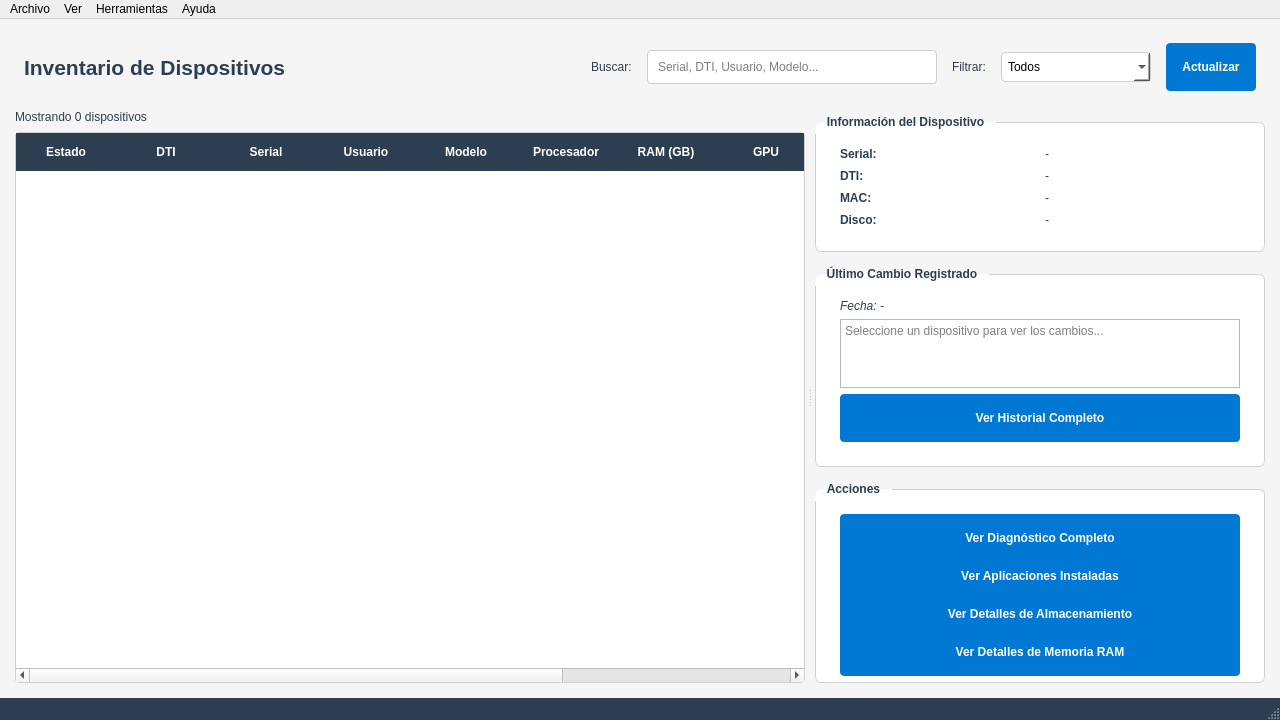
<?xml version="1.0" encoding="UTF-8"?>
<ui version="4.0">
 <class>MainWindow</class>
 <widget class="QMainWindow" name="MainWindow">
  <property name="geometry">
   <rect>
    <x>0</x>
    <y>0</y>
    <width>1280</width>
    <height>720</height>
   </rect>
  </property>
  <property name="minimumSize">
   <size>
    <width>1280</width>
    <height>720</height>
   </size>
  </property>
  <property name="windowTitle">
   <string>Sistema de Inventario - Área de Informática</string>
  </property>
  <property name="styleSheet">
   <string notr="true">QMainWindow {
    background-color: #f5f5f5;
}

QTableWidget {
    background-color: white;
    border: 1px solid #d0d0d0;
    border-radius: 4px;
    gridline-color: #e0e0e0;
    selection-background-color: #0078d4;
    selection-color: white;
}

QTableWidget::item {
    padding: 8px;
}

QTableWidget::item:hover {
    background-color: #f0f0f0;
}

QHeaderView::section {
    background-color: #2c3e50;
    color: white;
    padding: 10px;
    border: none;
    font-weight: bold;
}

QGroupBox {
    background-color: white;
    border: 1px solid #d0d0d0;
    border-radius: 6px;
    margin-top: 12px;
    padding: 15px;
    font-weight: bold;
}

QGroupBox::title {
    subcontrol-origin: margin;
    subcontrol-position: top left;
    padding: 5px 10px;
    color: #2c3e50;
}

QPushButton {
    background-color: #0078d4;
    color: white;
    border: none;
    border-radius: 4px;
    padding: 8px 16px;
    font-weight: bold;
    min-height: 32px;
}

QPushButton:hover {
    background-color: #005a9e;
}

QPushButton:pressed {
    background-color: #004578;
}

QPushButton:disabled {
    background-color: #cccccc;
    color: #666666;
}

QLineEdit {
    padding: 8px;
    border: 1px solid #d0d0d0;
    border-radius: 4px;
    background-color: white;
}

QLineEdit:focus {
    border: 2px solid #0078d4;
}

QLabel {
    color: #2c3e50;
}

QComboBox {
    padding: 6px;
    border: 1px solid #d0d0d0;
    border-radius: 4px;
    background-color: white;
}

QStatusBar {
    background-color: #2c3e50;
    color: white;
}</string>
  </property>
  <widget class="QWidget" name="centralwidget">
   <layout class="QVBoxLayout" name="verticalLayout">
    <property name="spacing">
     <number>10</number>
    </property>
    <property name="leftMargin">
     <number>15</number>
    </property>
    <property name="topMargin">
     <number>15</number>
    </property>
    <property name="rightMargin">
     <number>15</number>
    </property>
    <property name="bottomMargin">
     <number>15</number>
    </property>
    <item>
     <widget class="QFrame" name="frameHeader">
      <property name="frameShape">
       <enum>QFrame::NoFrame</enum>
      </property>
      <layout class="QHBoxLayout" name="horizontalLayout_header">
       <property name="spacing">
        <number>15</number>
       </property>
       <item>
        <widget class="QLabel" name="labelTitle">
         <property name="font">
          <font>
           <pointsize>16</pointsize>
           <weight>75</weight>
           <bold>true</bold>
          </font>
         </property>
         <property name="text">
          <string>Inventario de Dispositivos</string>
         </property>
        </widget>
       </item>
       <item>
        <spacer name="horizontalSpacer">
         <property name="orientation">
          <enum>Qt::Horizontal</enum>
         </property>
         <property name="sizeHint" stdset="0">
          <size>
           <width>40</width>
           <height>20</height>
          </size>
         </property>
        </spacer>
       </item>
       <item>
        <widget class="QLabel" name="labelBuscar">
         <property name="text">
          <string>Buscar:</string>
         </property>
        </widget>
       </item>
       <item>
        <widget class="QLineEdit" name="lineEditBuscar">
         <property name="minimumSize">
          <size>
           <width>250</width>
           <height>0</height>
          </size>
         </property>
         <property name="placeholderText">
          <string>Serial, DTI, Usuario, Modelo...</string>
         </property>
        </widget>
       </item>
       <item>
        <widget class="QLabel" name="labelFiltro">
         <property name="text">
          <string>Filtrar:</string>
         </property>
        </widget>
       </item>
       <item>
        <widget class="QComboBox" name="comboBoxFiltro">
         <property name="minimumSize">
          <size>
           <width>150</width>
           <height>0</height>
          </size>
         </property>
         <item>
          <property name="text">
           <string>Todos</string>
          </property>
         </item>
         <item>
          <property name="text">
           <string>Activos</string>
          </property>
         </item>
         <item>
          <property name="text">
           <string>Inactivos</string>
          </property>
         </item>
         <item>
          <property name="text">
           <string>Encendidos</string>
          </property>
         </item>
         <item>
          <property name="text">
           <string>Apagados</string>
          </property>
         </item>
         <item>
          <property name="text">
           <string>Sin Licencia</string>
          </property>
         </item>
        </widget>
       </item>
       <item>
        <widget class="QPushButton" name="btnActualizar">
         <property name="text">
          <string>Actualizar</string>
         </property>
        </widget>
       </item>
      </layout>
     </widget>
    </item>
    <item>
     <widget class="QSplitter" name="splitterPrincipal">
      <property name="orientation">
       <enum>Qt::Horizontal</enum>
      </property>
      <property name="handleWidth">
       <number>10</number>
      </property>
      <widget class="QWidget" name="widgetTabla" native="true">
       <layout class="QVBoxLayout" name="verticalLayout_tabla">
        <property name="spacing">
         <number>8</number>
        </property>
        <property name="leftMargin">
         <number>0</number>
        </property>
        <property name="topMargin">
         <number>0</number>
        </property>
        <property name="rightMargin">
         <number>0</number>
        </property>
        <property name="bottomMargin">
         <number>0</number>
        </property>
        <item>
         <widget class="QLabel" name="labelContador">
          <property name="font">
           <font>
            <pointsize>9</pointsize>
           </font>
          </property>
          <property name="text">
           <string>Mostrando 0 dispositivos</string>
          </property>
         </widget>
        </item>
        <item>
         <widget class="QTableWidget" name="tableDispositivos">
          <property name="editTriggers">
           <set>QAbstractItemView::NoEditTriggers</set>
          </property>
          <property name="selectionMode">
           <enum>QAbstractItemView::SingleSelection</enum>
          </property>
          <property name="selectionBehavior">
           <enum>QAbstractItemView::SelectRows</enum>
          </property>
          <property name="sortingEnabled">
           <bool>true</bool>
          </property>
          <property name="alternatingRowColors">
           <bool>true</bool>
          </property>
          <property name="columnCount">
           <number>10</number>
          </property>
          <attribute name="horizontalHeaderStretchLastSection">
           <bool>true</bool>
          </attribute>
          <column>
           <property name="text">
            <string>Estado</string>
           </property>
          </column>
          <column>
           <property name="text">
            <string>DTI</string>
           </property>
          </column>
          <column>
           <property name="text">
            <string>Serial</string>
           </property>
          </column>
          <column>
           <property name="text">
            <string>Usuario</string>
           </property>
          </column>
          <column>
           <property name="text">
            <string>Modelo</string>
           </property>
          </column>
          <column>
           <property name="text">
            <string>Procesador</string>
           </property>
          </column>
          <column>
           <property name="text">
            <string>RAM (GB)</string>
           </property>
          </column>
          <column>
           <property name="text">
            <string>GPU</string>
           </property>
          </column>
          <column>
           <property name="text">
            <string>Licencia</string>
           </property>
          </column>
          <column>
           <property name="text">
            <string>IP</string>
           </property>
          </column>
         </widget>
        </item>
       </layout>
      </widget>
      <widget class="QWidget" name="widgetDetalles" native="true">
       <property name="minimumSize">
        <size>
         <width>380</width>
         <height>0</height>
        </size>
       </property>
       <property name="maximumSize">
        <size>
         <width>450</width>
         <height>16777215</height>
        </size>
       </property>
       <layout class="QVBoxLayout" name="verticalLayout_detalles">
        <property name="spacing">
         <number>10</number>
        </property>
        <property name="leftMargin">
         <number>0</number>
        </property>
        <property name="topMargin">
         <number>0</number>
        </property>
        <property name="rightMargin">
         <number>0</number>
        </property>
        <property name="bottomMargin">
         <number>0</number>
        </property>
        <item>
         <widget class="QGroupBox" name="groupBoxInfo">
          <property name="title">
           <string>Información del Dispositivo</string>
          </property>
          <layout class="QVBoxLayout" name="verticalLayout_info">
           <item>
            <layout class="QGridLayout" name="gridLayoutInfo">
             <property name="horizontalSpacing">
              <number>10</number>
             </property>
             <property name="verticalSpacing">
              <number>8</number>
             </property>
             <item row="0" column="0">
              <widget class="QLabel" name="labelInfoSerial">
               <property name="font">
                <font>
                 <weight>75</weight>
                 <bold>true</bold>
                </font>
               </property>
               <property name="text">
                <string>Serial:</string>
               </property>
              </widget>
             </item>
             <item row="0" column="1">
              <widget class="QLabel" name="labelInfoSerialValue">
               <property name="text">
                <string>-</string>
               </property>
               <property name="wordWrap">
                <bool>true</bool>
               </property>
              </widget>
             </item>
             <item row="1" column="0">
              <widget class="QLabel" name="labelInfoDTI">
               <property name="font">
                <font>
                 <weight>75</weight>
                 <bold>true</bold>
                </font>
               </property>
               <property name="text">
                <string>DTI:</string>
               </property>
              </widget>
             </item>
             <item row="1" column="1">
              <widget class="QLabel" name="labelInfoDTIValue">
               <property name="text">
                <string>-</string>
               </property>
              </widget>
             </item>
             <item row="2" column="0">
              <widget class="QLabel" name="labelInfoMAC">
               <property name="font">
                <font>
                 <weight>75</weight>
                 <bold>true</bold>
                </font>
               </property>
               <property name="text">
                <string>MAC:</string>
               </property>
              </widget>
             </item>
             <item row="2" column="1">
              <widget class="QLabel" name="labelInfoMACValue">
               <property name="text">
                <string>-</string>
               </property>
               <property name="wordWrap">
                <bool>true</bool>
               </property>
              </widget>
             </item>
             <item row="3" column="0">
              <widget class="QLabel" name="labelInfoDisco">
               <property name="font">
                <font>
                 <weight>75</weight>
                 <bold>true</bold>
                </font>
               </property>
               <property name="text">
                <string>Disco:</string>
               </property>
              </widget>
             </item>
             <item row="3" column="1">
              <widget class="QLabel" name="labelInfoDiscoValue">
               <property name="text">
                <string>-</string>
               </property>
               <property name="wordWrap">
                <bool>true</bool>
               </property>
              </widget>
             </item>
            </layout>
           </item>
          </layout>
         </widget>
        </item>
        <item>
         <widget class="QGroupBox" name="groupBoxCambio">
          <property name="title">
           <string>Último Cambio Registrado</string>
          </property>
          <layout class="QVBoxLayout" name="verticalLayout_cambio">
           <item>
            <widget class="QLabel" name="labelUltimoCambioFecha">
             <property name="font">
              <font>
               <pointsize>9</pointsize>
               <italic>true</italic>
              </font>
             </property>
             <property name="text">
              <string>Fecha: -</string>
             </property>
            </widget>
           </item>
           <item>
            <widget class="QTextEdit" name="textEditUltimoCambio">
             <property name="maximumSize">
              <size>
               <width>16777215</width>
               <height>100</height>
              </size>
             </property>
             <property name="readOnly">
              <bool>true</bool>
             </property>
             <property name="placeholderText">
              <string>Seleccione un dispositivo para ver los cambios...</string>
             </property>
            </widget>
           </item>
           <item>
            <widget class="QPushButton" name="btnVerHistorialCambios">
             <property name="text">
              <string>Ver Historial Completo</string>
             </property>
            </widget>
           </item>
          </layout>
         </widget>
        </item>
        <item>
         <widget class="QGroupBox" name="groupBoxAcciones">
          <property name="title">
           <string>Acciones</string>
          </property>
          <layout class="QVBoxLayout" name="verticalLayout_acciones">
           <property name="spacing">
            <number>8</number>
           </property>
           <item>
            <widget class="QPushButton" name="btnVerDiagnostico">
             <property name="text">
              <string>Ver Diagnóstico Completo</string>
             </property>
            </widget>
           </item>
           <item>
            <widget class="QPushButton" name="btnVerAplicaciones">
             <property name="text">
              <string>Ver Aplicaciones Instaladas</string>
             </property>
            </widget>
           </item>
           <item>
            <widget class="QPushButton" name="btnVerAlmacenamiento">
             <property name="text">
              <string>Ver Detalles de Almacenamiento</string>
             </property>
            </widget>
           </item>
           <item>
            <widget class="QPushButton" name="btnVerMemoria">
             <property name="text">
              <string>Ver Detalles de Memoria RAM</string>
             </property>
            </widget>
           </item>
          </layout>
         </widget>
        </item>
        <item>
         <spacer name="verticalSpacer">
          <property name="orientation">
           <enum>Qt::Vertical</enum>
          </property>
          <property name="sizeHint" stdset="0">
           <size>
            <width>20</width>
            <height>40</height>
           </size>
          </property>
         </spacer>
        </item>
       </layout>
      </widget>
     </widget>
    </item>
   </layout>
  </widget>
  <widget class="QStatusBar" name="statusbar">
   <property name="font">
    <font>
     <pointsize>9</pointsize>
    </font>
   </property>
  </widget>
  <widget class="QMenuBar" name="menubar">
   <property name="geometry">
    <rect>
     <x>0</x>
     <y>0</y>
     <width>1280</width>
     <height>21</height>
    </rect>
   </property>
   <widget class="QMenu" name="menuArchivo">
    <property name="title">
     <string>Archivo</string>
    </property>
    <addaction name="actionExportarExcel"/>
    <addaction name="actionExportarPDF"/>
    <addaction name="separator"/>
    <addaction name="actionSalir"/>
   </widget>
   <widget class="QMenu" name="menuVer">
    <property name="title">
     <string>Ver</string>
    </property>
    <addaction name="actionVerEstadisticas"/>
    <addaction name="actionVerReportes"/>
   </widget>
   <widget class="QMenu" name="menuHerramientas">
    <property name="title">
     <string>Herramientas</string>
    </property>
    <addaction name="actionConfiguracion"/>
    <addaction name="actionBackupBD"/>
   </widget>
   <widget class="QMenu" name="menuAyuda">
    <property name="title">
     <string>Ayuda</string>
    </property>
    <addaction name="actionAcercaDe"/>
    <addaction name="actionManual"/>
   </widget>
   <addaction name="menuArchivo"/>
   <addaction name="menuVer"/>
   <addaction name="menuHerramientas"/>
   <addaction name="menuAyuda"/>
  </widget>
  <action name="actionExportarExcel">
   <property name="text">
    <string>Exportar a Excel</string>
   </property>
  </action>
  <action name="actionExportarPDF">
   <property name="text">
    <string>Exportar a PDF</string>
   </property>
  </action>
  <action name="actionSalir">
   <property name="text">
    <string>Salir</string>
   </property>
  </action>
  <action name="actionVerEstadisticas">
   <property name="text">
    <string>Estadísticas</string>
   </property>
  </action>
  <action name="actionVerReportes">
   <property name="text">
    <string>Generar Reportes</string>
   </property>
  </action>
  <action name="actionConfiguracion">
   <property name="text">
    <string>Configuración</string>
   </property>
  </action>
  <action name="actionBackupBD">
   <property name="text">
    <string>Respaldar Base de Datos</string>
   </property>
  </action>
  <action name="actionAcercaDe">
   <property name="text">
    <string>Acerca de</string>
   </property>
  </action>
  <action name="actionManual">
   <property name="text">
    <string>Manual de Usuario</string>
   </property>
  </action>
 </widget>
 <resources/>
 <connections/>
</ui>
